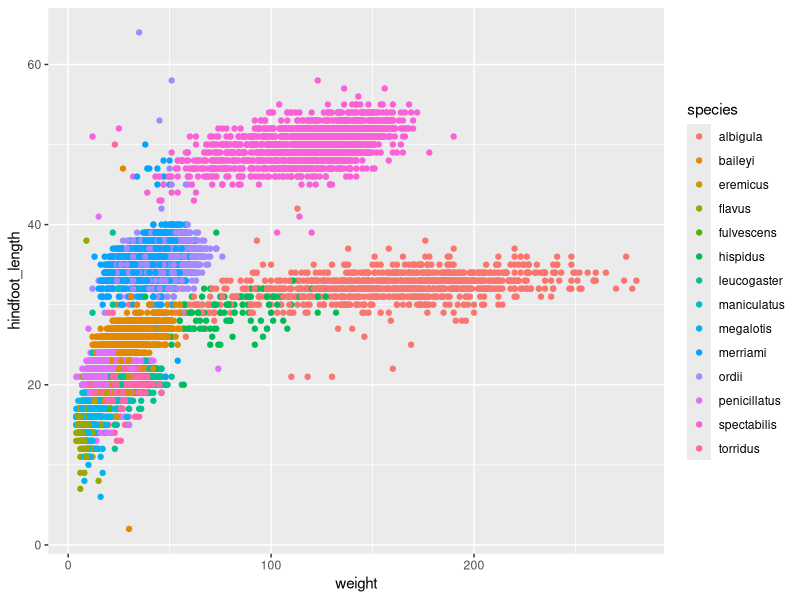

Reproduce this figure in R.
## ---- chunk 1
#| label: setup
library(tidyverse) #load package of all the tidyverse packages
## ---- chunk 2
#| label: load-data
surveys <- read_csv("data/surveys.csv") # reads csv file data
glimpse(surveys) # loads data frame summary
## ---- chunk 3
#| label: scatterplot
ggplot(data = surveys) + # creates scatterplot
  (mapping = aes(x = weight, y = hindfoot_length, color = species, fill = species)) +
  geom_point(alpha = 10) # adds transparency to data points +
  labs(
    title = "Weight and Hindfoot Length Among Rodent Species",
    x = "Weight (g)",
    y = "Hindfoot Length (mm)", 
    color = "Species",
    shape = "Species"
  )
## ---- chunk 4
#| label: boxplot


## ---- chunk 5
#| label: rotated-boxplot

